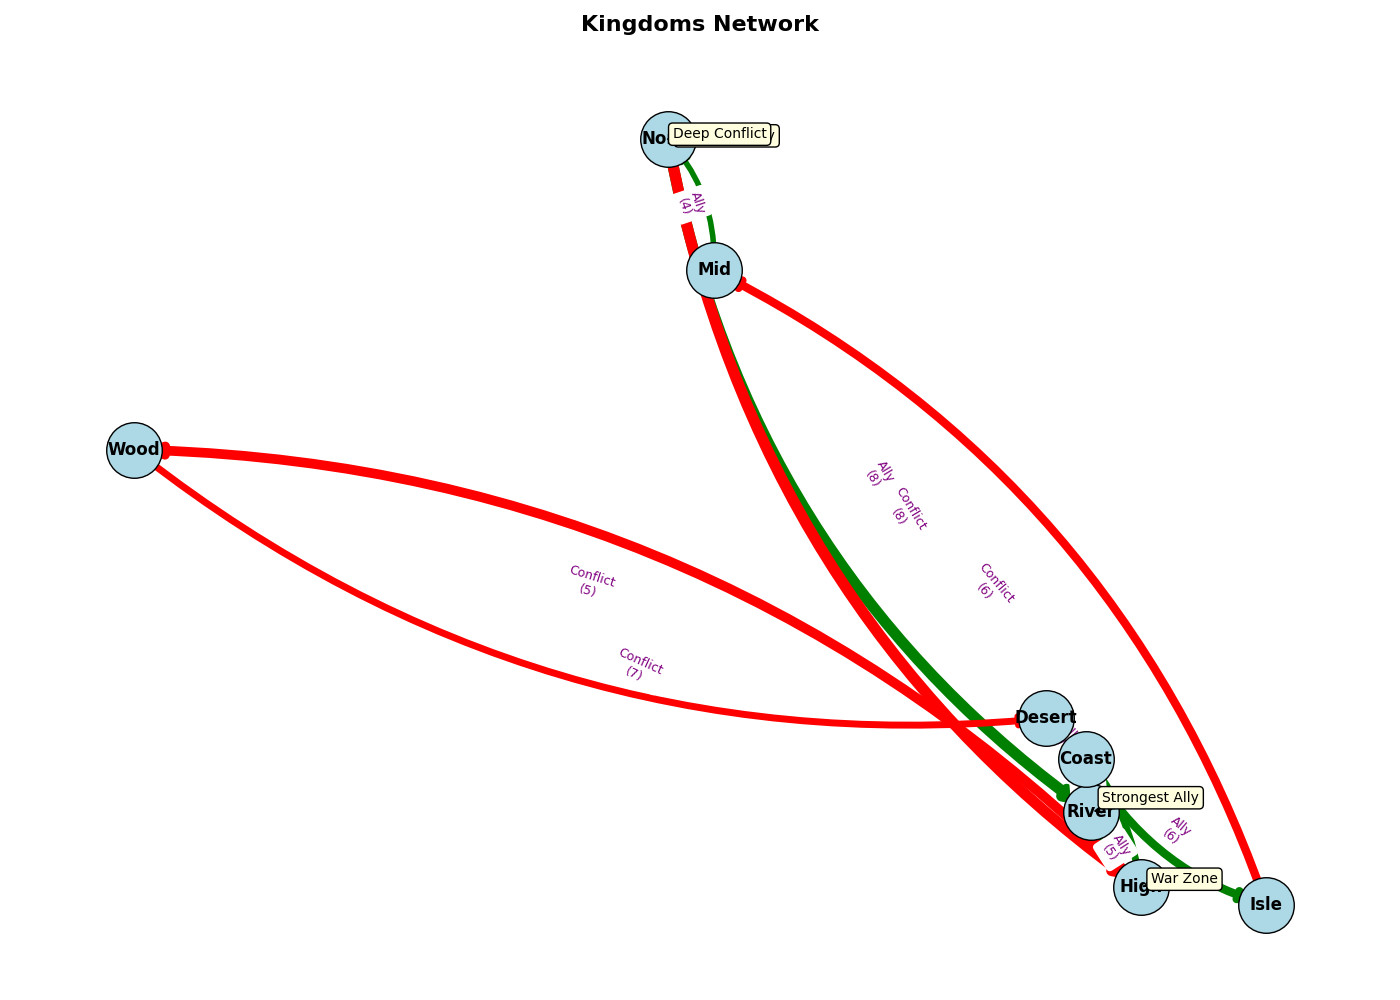

Write Python code to recreate this figure.
import matplotlib.pyplot as plt
import networkx as nx
import numpy as np

# Nodes and their relationships with weights
kingdoms = [
    "North", "River", "High", "Wood",
    "Desert", "Coast", "Isle", "Mid"
]

relationships = [
    ("North", "River", 8),
    ("River", "High", 5),
    ("High", "Wood", -7),
    ("Wood", "Desert", -5),
    ("Desert", "Coast", 7),
    ("Coast", "Isle", 6),
    ("Isle", "Mid", -6),
    ("Mid", "North", 4),
    ("River", "Coast", 9),
    ("High", "Desert", 5),
    ("North", "High", -8)
]

# Create a directed graph
G = nx.DiGraph()
G.add_nodes_from(kingdoms)
G.add_weighted_edges_from(relationships)

# Set layout
pos = nx.spring_layout(G, seed=42)

# Create figure and axis
fig, ax = plt.subplots(figsize=(14, 10))

# Draw nodes
nx.draw_networkx_nodes(G, pos, node_size=1600, node_color='lightblue', edgecolors='black', ax=ax)

# Draw edges with weights
edge_colors = ['green' if weight > 0 else 'red' for u, v, weight in relationships]
weights = np.abs([weight for u, v, weight in relationships])
nx.draw_networkx_edges(
    G, pos, edgelist=relationships, arrowstyle='-|>', arrowsize=15, 
    edge_color=edge_colors, width=weights, ax=ax, connectionstyle="arc3,rad=0.2"
)

# Draw labels for nodes
nx.draw_networkx_labels(G, pos, font_size=12, font_weight='bold', verticalalignment='center', ax=ax)

# Add edge labels for weights
edge_labels = {(u, v): f"{'Ally' if weight > 0 else 'Conflict'}\n({abs(weight)})" for u, v, weight in relationships}
nx.draw_networkx_edge_labels(G, pos, edge_labels=edge_labels, font_color='purple', font_size=9, ax=ax)

# Add annotations for key relationships
annotations = {
    "North-River": (7.5, -0.5, 'Strongest Ally'),
    "North-High": (3.5, 0.7, 'Deep Conflict'),
    "River-Coast": (8.5, 7.5, 'Strongest Ally'),
    "High-Wood": (7.5, 2.5, 'War Zone')
}
for key, (x, y, text) in annotations.items():
    ax.annotate(text, xy=pos[key.split('-')[0]], xytext=(x, y), textcoords="offset points",
                arrowprops=dict(arrowstyle="->", color='black', lw=1.5),
                bbox=dict(boxstyle="round,pad=0.3", edgecolor='black', facecolor='lightyellow'))

# Set the title and remove the axis
plt.title("Kingdoms Network", fontsize=16, fontweight='bold', pad=20)
plt.axis('off')

# Adjust layout
plt.tight_layout()
plt.show()
